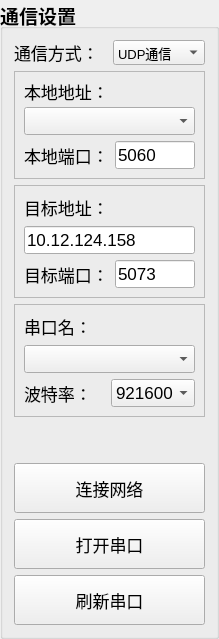
         <widget class="QGroupBox" name="groupBox_2">
          <property name="maximumSize">
           <size>
            <width>250</width>
            <height>16777215</height>
           </size>
          </property>
          <property name="font">
           <font>
            <pointsize>14</pointsize>
            <weight>75</weight>
            <bold>true</bold>
           </font>
          </property>
          <property name="title">
           <string>通信设置</string>
          </property>
          <layout class="QGridLayout" name="gridLayout">
           <item row="20" column="0" colspan="2">
            <widget class="QPushButton" name="pbtn_OpenSerial">
             <property name="sizePolicy">
              <sizepolicy hsizetype="Minimum" vsizetype="Preferred">
               <horstretch>0</horstretch>
               <verstretch>0</verstretch>
              </sizepolicy>
             </property>
             <property name="minimumSize">
              <size>
               <width>0</width>
               <height>50</height>
              </size>
             </property>
             <property name="maximumSize">
              <size>
               <width>16777215</width>
               <height>50</height>
              </size>
             </property>
             <property name="font">
              <font>
               <pointsize>13</pointsize>
               <weight>50</weight>
               <bold>false</bold>
              </font>
             </property>
             <property name="text">
              <string>打开串口</string>
             </property>
            </widget>
           </item>
           <item row="0" column="1">
            <widget class="QComboBox" name="cbox_CommuteChoose">
             <property name="sizePolicy">
              <sizepolicy hsizetype="Preferred" vsizetype="Preferred">
               <horstretch>0</horstretch>
               <verstretch>0</verstretch>
              </sizepolicy>
             </property>
             <property name="maximumSize">
              <size>
               <width>16777215</width>
               <height>30</height>
              </size>
             </property>
             <property name="font">
              <font>
               <pointsize>10</pointsize>
               <weight>50</weight>
               <bold>false</bold>
              </font>
             </property>
             <item>
              <property name="text">
               <string>UDP通信</string>
              </property>
             </item>
             <item>
              <property name="text">
               <string>TCP通信</string>
              </property>
             </item>
            </widget>
           </item>
           <item row="14" column="0" colspan="2">
            <widget class="QFrame" name="frame_4">
             <property name="styleSheet">
              <string notr="true"/>
             </property>
             <property name="frameShape">
              <enum>QFrame::StyledPanel</enum>
             </property>
             <property name="frameShadow">
              <enum>QFrame::Raised</enum>
             </property>
             <layout class="QGridLayout" name="gridLayout_10">
              <item row="1" column="0">
               <widget class="QComboBox" name="cbox_SerialNameChoose">
                <property name="sizePolicy">
                 <sizepolicy hsizetype="Preferred" vsizetype="Fixed">
                  <horstretch>0</horstretch>
                  <verstretch>0</verstretch>
                 </sizepolicy>
                </property>
                <property name="font">
                 <font>
                  <pointsize>13</pointsize>
                  <weight>50</weight>
                  <bold>false</bold>
                 </font>
                </property>
               </widget>
              </item>
              <item row="0" column="0">
               <widget class="QLabel" name="label_11">
                <property name="font">
                 <font>
                  <pointsize>13</pointsize>
                  <weight>50</weight>
                  <bold>false</bold>
                 </font>
                </property>
                <property name="text">
                 <string>串口名：</string>
                </property>
               </widget>
              </item>
              <item row="2" column="0">
               <layout class="QHBoxLayout" name="horizontalLayout_8">
                <item>
                 <widget class="QLabel" name="label_12">
                  <property name="font">
                   <font>
                    <pointsize>13</pointsize>
                    <weight>50</weight>
                    <bold>false</bold>
                   </font>
                  </property>
                  <property name="text">
                   <string>波特率：</string>
                  </property>
                 </widget>
                </item>
                <item>
                 <widget class="QComboBox" name="cbox_SerialBaudChoose">
                  <property name="sizePolicy">
                   <sizepolicy hsizetype="Preferred" vsizetype="Preferred">
                    <horstretch>0</horstretch>
                    <verstretch>0</verstretch>
                   </sizepolicy>
                  </property>
                  <property name="font">
                   <font>
                    <pointsize>13</pointsize>
                    <weight>50</weight>
                    <bold>false</bold>
                   </font>
                  </property>
                  <property name="currentText">
                   <string>921600</string>
                  </property>
                  <item>
                   <property name="text">
                    <string>921600</string>
                   </property>
                  </item>
                  <item>
                   <property name="text">
                    <string>115200</string>
                   </property>
                  </item>
                  <item>
                   <property name="text">
                    <string>9600</string>
                   </property>
                  </item>
                  <item>
                   <property name="text">
                    <string>2400</string>
                   </property>
                  </item>
                  <item>
                   <property name="text">
                    <string>4800</string>
                   </property>
                  </item>
                  <item>
                   <property name="text">
                    <string>1200</string>
                   </property>
                  </item>
                 </widget>
                </item>
               </layout>
              </item>
             </layout>
            </widget>
           </item>
           <item row="19" column="0" colspan="2">
            <widget class="QPushButton" name="pbtn_OpenNet">
             <property name="sizePolicy">
              <sizepolicy hsizetype="Minimum" vsizetype="Preferred">
               <horstretch>0</horstretch>
               <verstretch>0</verstretch>
              </sizepolicy>
             </property>
             <property name="minimumSize">
              <size>
               <width>0</width>
               <height>50</height>
              </size>
             </property>
             <property name="maximumSize">
              <size>
               <width>16777215</width>
               <height>50</height>
              </size>
             </property>
             <property name="font">
              <font>
               <pointsize>13</pointsize>
               <weight>50</weight>
               <bold>false</bold>
              </font>
             </property>
             <property name="text">
              <string>连接网络</string>
             </property>
            </widget>
           </item>
           <item row="2" column="0" colspan="2">
            <widget class="QFrame" name="frame_2">
             <property name="styleSheet">
              <string notr="true"/>
             </property>
             <property name="frameShape">
              <enum>QFrame::StyledPanel</enum>
             </property>
             <property name="frameShadow">
              <enum>QFrame::Raised</enum>
             </property>
             <layout class="QGridLayout" name="gridLayout_6">
              <item row="1" column="0">
               <widget class="QComboBox" name="cbox_LocakIP">
                <property name="minimumSize">
                 <size>
                  <width>0</width>
                  <height>28</height>
                 </size>
                </property>
                <property name="font">
                 <font>
                  <pointsize>13</pointsize>
                  <weight>75</weight>
                  <bold>true</bold>
                 </font>
                </property>
               </widget>
              </item>
              <item row="0" column="0">
               <widget class="QLabel" name="label">
                <property name="maximumSize">
                 <size>
                  <width>16777215</width>
                  <height>20</height>
                 </size>
                </property>
                <property name="font">
                 <font>
                  <pointsize>13</pointsize>
                  <weight>50</weight>
                  <bold>false</bold>
                 </font>
                </property>
                <property name="text">
                 <string>本地地址：</string>
                </property>
               </widget>
              </item>
              <item row="4" column="0">
               <layout class="QHBoxLayout" name="horizontalLayout_3">
                <item>
                 <widget class="QLabel" name="label_3">
                  <property name="minimumSize">
                   <size>
                    <width>0</width>
                    <height>0</height>
                   </size>
                  </property>
                  <property name="maximumSize">
                   <size>
                    <width>16777215</width>
                    <height>20</height>
                   </size>
                  </property>
                  <property name="font">
                   <font>
                    <pointsize>13</pointsize>
                    <weight>50</weight>
                    <bold>false</bold>
                   </font>
                  </property>
                  <property name="text">
                   <string>本地端口：</string>
                  </property>
                 </widget>
                </item>
                <item>
                 <widget class="QLineEdit" name="edit_LocalPort">
                  <property name="sizePolicy">
                   <sizepolicy hsizetype="Expanding" vsizetype="Fixed">
                    <horstretch>0</horstretch>
                    <verstretch>0</verstretch>
                   </sizepolicy>
                  </property>
                  <property name="maximumSize">
                   <size>
                    <width>80</width>
                    <height>16777215</height>
                   </size>
                  </property>
                  <property name="font">
                   <font>
                    <pointsize>13</pointsize>
                    <weight>50</weight>
                    <bold>false</bold>
                   </font>
                  </property>
                  <property name="text">
                   <string>5060</string>
                  </property>
                 </widget>
                </item>
               </layout>
              </item>
             </layout>
            </widget>
           </item>
           <item row="0" column="0">
            <widget class="QLabel" name="label_18">
             <property name="font">
              <font>
               <pointsize>13</pointsize>
               <weight>50</weight>
               <bold>false</bold>
              </font>
             </property>
             <property name="text">
              <string>通信方式：</string>
             </property>
            </widget>
           </item>
           <item row="21" column="0" colspan="2">
            <widget class="QPushButton" name="pbtn_RefreshSerial">
             <property name="sizePolicy">
              <sizepolicy hsizetype="Minimum" vsizetype="Preferred">
               <horstretch>0</horstretch>
               <verstretch>0</verstretch>
              </sizepolicy>
             </property>
             <property name="minimumSize">
              <size>
               <width>0</width>
               <height>50</height>
              </size>
             </property>
             <property name="maximumSize">
              <size>
               <width>16777215</width>
               <height>50</height>
              </size>
             </property>
             <property name="font">
              <font>
               <pointsize>13</pointsize>
               <weight>50</weight>
               <bold>false</bold>
              </font>
             </property>
             <property name="text">
              <string>刷新串口</string>
             </property>
            </widget>
           </item>
           <item row="12" column="0" colspan="2">
            <widget class="QFrame" name="frame_3">
             <property name="styleSheet">
              <string notr="true"/>
             </property>
             <property name="frameShape">
              <enum>QFrame::StyledPanel</enum>
             </property>
             <property name="frameShadow">
              <enum>QFrame::Raised</enum>
             </property>
             <layout class="QGridLayout" name="gridLayout_7">
              <item row="0" column="0">
               <widget class="QLabel" name="label_15">
                <property name="font">
                 <font>
                  <pointsize>13</pointsize>
                  <weight>50</weight>
                  <bold>false</bold>
                 </font>
                </property>
                <property name="text">
                 <string>目标地址：</string>
                </property>
               </widget>
              </item>
              <item row="1" column="0">
               <widget class="QLineEdit" name="edit_TargetIP">
                <property name="font">
                 <font>
                  <pointsize>13</pointsize>
                  <weight>50</weight>
                  <bold>false</bold>
                 </font>
                </property>
                <property name="text">
                 <string>10.12.124.158</string>
                </property>
               </widget>
              </item>
              <item row="2" column="0">
               <layout class="QHBoxLayout" name="horizontalLayout_5">
                <item>
                 <widget class="QLabel" name="label_16">
                  <property name="font">
                   <font>
                    <pointsize>13</pointsize>
                    <weight>50</weight>
                    <bold>false</bold>
                   </font>
                  </property>
                  <property name="text">
                   <string>目标端口：</string>
                  </property>
                 </widget>
                </item>
                <item>
                 <widget class="QLineEdit" name="edit_TargetPort">
                  <property name="maximumSize">
                   <size>
                    <width>80</width>
                    <height>16777215</height>
                   </size>
                  </property>
                  <property name="font">
                   <font>
                    <pointsize>13</pointsize>
                    <weight>50</weight>
                    <bold>false</bold>
                   </font>
                  </property>
                  <property name="text">
                   <string>5073</string>
                  </property>
                 </widget>
                </item>
               </layout>
              </item>
             </layout>
            </widget>
           </item>
           <item row="18" column="0">
            <spacer name="verticalSpacer">
             <property name="orientation">
              <enum>Qt::Vertical</enum>
             </property>
             <property name="sizeType">
              <enum>QSizePolicy::Expanding</enum>
             </property>
             <property name="sizeHint" stdset="0">
              <size>
               <width>20</width>
               <height>40</height>
              </size>
             </property>
            </spacer>
           </item>
           <item row="18" column="1">
            <spacer name="verticalSpacer_2">
             <property name="orientation">
              <enum>Qt::Vertical</enum>
             </property>
             <property name="sizeHint" stdset="0">
              <size>
               <width>20</width>
               <height>40</height>
              </size>
             </property>
            </spacer>
           </item>
          </layout>
         </widget>
